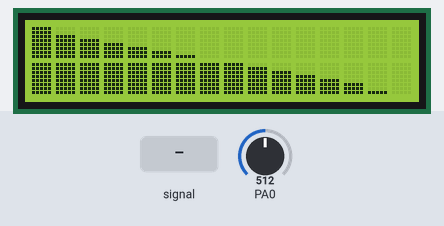
A sketch run on a simulated STM32 Blue Pill. On the bench: 16×2 character LCD. Inputs (shaded band) come from the test bench; at power-on: PA0 = 512 (analog values on the 0–1023 scale). What the sketch prints to the serial monitor is not drawn.

Above: at 11.3 s.
11.4 s: PA0 fed a 200 Hz sine of ±81 counts around its level
At 11.77 s:
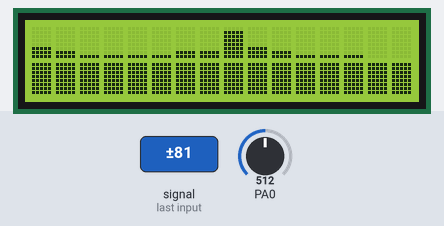
At 12.12 s:
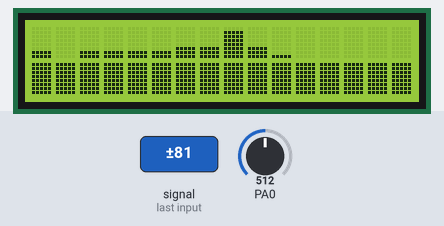
13.5 s: PA0 set to 0
At 14.6 s:
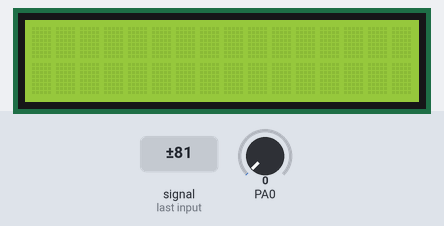
Timing chart, 0 to 16.5 s (numbered marks = the images above; inputs shaded):
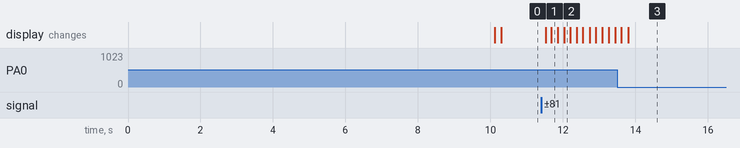

The sketch:

Spectrum_analyser_1602_stm32.ino
```cpp
// Include the libraries:
// LiquidCrystal_I2C.h: https://github.com/johnrickman/LiquidCrystal_I2C
#include <Wire.h> // Library for I2C communication
#include <LiquidCrystal_I2C.h> // Library for LCD
LiquidCrystal_I2C lcd = LiquidCrystal_I2C(0x27, 16, 2);

//    I couldn't for the life of me to get faster fft working on stm32f103c8t6
//    I tried the hardware dsp and arm math

// #include "stm32f1xx_hal.h"  // ADC is too fucking slow
#include <arduinoFFT.h>

#define sampling_frequency 40000  // in Hz
#define number_of_samples 512  // 256 or 1024 is sane

/*
double real_sample[number_of_samples];
double imaginary_sample[number_of_samples];
ArduinoFFT<double> FFT = ArduinoFFT<double>(real_sample, imaginary_sample, number_of_samples, sampling_frequency);
*/

float real_sample[number_of_samples];
float imaginary_sample[number_of_samples];
ArduinoFFT<float> FFT = ArduinoFFT<float>(real_sample, imaginary_sample, number_of_samples, sampling_frequency);

float bin_ratio = 0.31;

// this creates the required characters
void animationSetup() {
  for (int i=0; i < 8; i++) {
    byte charLine[8];
    for (int j=0; j < 8; j++) {
      if (j >= i) charLine[7-j]=B00000;
      else charLine[7-j]=B11111;
    }
    lcd.createChar(i, charLine);
  }
}

void setup() {
  delay(10000);
  //Serial.begin(115200);
  lcd.init();
  lcd.backlight();
  animationSetup();
  analogReadResolution(12); // arduino stm32 library doesn't know this functions
  pinMode(PA0, INPUT_ANALOG);
  Serial.println(666);

  if (number_of_samples == 256) bin_ratio = 0.26;
  if (number_of_samples == 512) bin_ratio = 0.28;
  if (number_of_samples == 1024) bin_ratio = 0.31;
}

void draw_spectrum(float spectrum[])
{
  static char line0[17];
  static char line1[17];
  for (int column = 0; column < 16; column++)
  {
    int int_spectra = spectrum[column];
    if (int_spectra > 16) {
      line0[column]=255;
      line1[column]=255;
    }
    else if (int_spectra > 9) {
      line0[column]=int_spectra-9;
      line1[column]=255;
    }
    else if (int_spectra == 9) {
      line0[column]=32;
      line1[column]=255;
    }
    else if (int_spectra == 8) {
      line0[column]=32;
      line1[column]=255;
    }
    else if (int_spectra < 1) {
      line0[column]=32;
      line1[column]=32;
    }
    else {
      line0[column]=32;
      line1[column]=int_spectra;
    }
  }
  lcd.setCursor(0,0);
  lcd.print(line0);
  lcd.setCursor(0,1);
  lcd.print(line1);
}

void adc()
{
  uint32_t reading_min = 9000;
  uint32_t reading_max = 0;
  uint32_t previous_millis = millis();

  for (int i=0; i < number_of_samples; i++)
  {
    uint32_t previous_micros = micros();
    uint32_t reading = analogRead(PA0);
    real_sample[i] = analogRead(PA0);
    imaginary_sample[i] = 0;

    if (reading < reading_min) reading_min = reading;
    if (reading > reading_max) reading_max = reading;

    int micro_delay = previous_micros + 21 - micros();
    if (micro_delay > 0 && micro_delay < 22) delayMicroseconds(micro_delay);   // this condition here so we don't accidentally call a negative delay
  }
  Serial.print("Min: ");
  Serial.println(reading_min);
  Serial.print("Max: ");
  Serial.println(reading_max);
}

void loop()
{
  uint32_t previous_millis = 0;
  static float spectrum[16];
  static float envelope_min = 100000;
  static float envelope_max = -100000;
  uint32_t generic_timer = 0;

  uint32_t previous_time = millis();

  generic_timer = millis();
  adc();
  Serial.print("Sampling time: ");  // should be between 22 and 30 milliseconds
  Serial.println(millis() -  generic_timer);

  generic_timer = millis();
  FFT.windowing(FFTWindow::Hamming, FFTDirection::Forward);
  Serial.print("Windowing time: ");
  Serial.println(millis() -  generic_timer);

  generic_timer = millis();
  FFT.compute(FFTDirection::Forward);
  Serial.print("Compute time: ");
  Serial.println(millis() -  generic_timer);

  generic_timer = millis();
  FFT.complexToMagnitude();
  Serial.print("Magnitude time: ");
  Serial.println(millis() -  generic_timer);

  float spectrum_min=100000;
  float spectrum_max=-100000;


  long starting_point = number_of_samples/2;
  for (int i = 15; i > -1; i--)
  {
    double average = 0;
    // for 256 samples 0.28 shows all frequencies, 0.26 shows the sane ones
    // for 512 samples 0.29 shows all frequencies, 0.28 shows the sane ones
    // for 1024 samples 0.35 shows all frequencies, 0.31 shows the sane ones
    long delta = starting_point * bin_ratio;
    if (delta < 1)
    {
      delta = 1;
      if (starting_point < 1) starting_point = 1;  // 3 is good for 512 samples, 1 is good for 256 sambles. this line is here just to prevent charshing in case the numbers go too low
    }
    starting_point = starting_point - delta;
    for (long pointer = starting_point; pointer < starting_point + delta; pointer++)
    {
      average += real_sample[pointer]/delta;
    }
    // Serial.println(starting_point);  // useless debug information
    double log_average = log(average);
    if (log_average < spectrum_min) spectrum_min = log_average;
    if (log_average > spectrum_max) spectrum_max = log_average;
    spectrum[i] = log_average;
  }

  envelope_min += 0.01;
  if (envelope_min > spectrum_min) envelope_min = spectrum_min;

  envelope_max -= 0.01;
  if (envelope_max < spectrum_max) envelope_max = spectrum_max;

  Serial.print("Envelope min: ");
  Serial.println(envelope_min);
  Serial.print("Envelope max: ");
  Serial.println(envelope_max);

  for (int i=0; i < 16; i++)
  {
    spectrum[i] = (spectrum[i] - envelope_min) * (17 - 0) / (envelope_max - envelope_min) + 0;
  }

  generic_timer = millis();
  draw_spectrum(spectrum);
  Serial.print("Drawing time: ");
  Serial.println(millis() -  generic_timer);


  Serial.print("Frame time: ");
  Serial.println(millis()-previous_time);

  Serial.println();

}
```

Measured:
- after the input at 11.4 s, the display: first changes after 0.13 s (image 1 shows a later state)
- after the input at 13.5 s, the display: first changes after 0.12 s (image 3 shows a later state)
